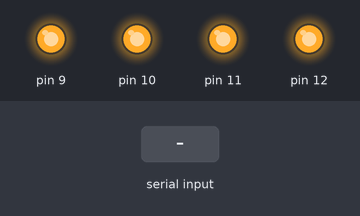
Simulated run of this sketch. Board: Arduino Uno, built with avr-gcc and run on an emulated ATmega328P. Parts: output pins drawn as LEDs (lit = HIGH). The inputs (shaded band) are chosen by the test bench.

Above: at 1.2 s.
1.3 s: "1\n" received over Serial
At 1.9 s:
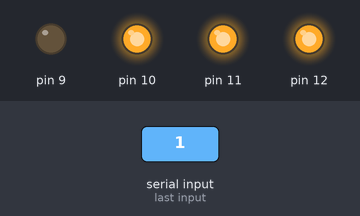
2.8 s: "2\n" received over Serial
At 4.0 s:
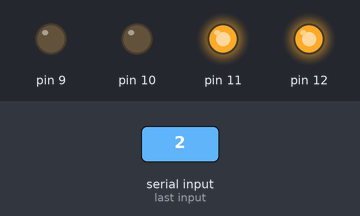
4.3 s: "10\n" received over Serial
At 5.3 s:
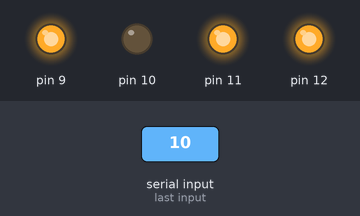
5.8 s: "3\n" received over Serial
At 6.5 s:
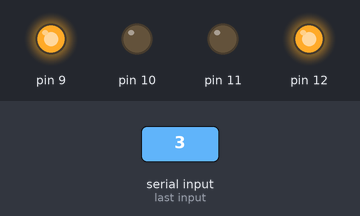
7.3 s: "20\n" received over Serial
At 7.6 s:
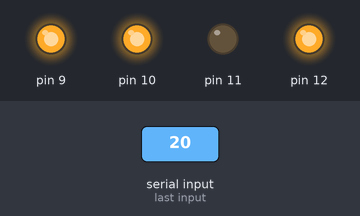
8.8 s: "30,150\n" received over Serial
At 10.0 s:
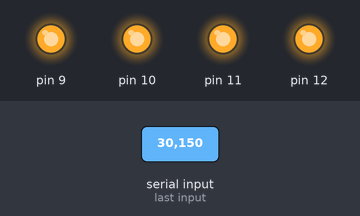
Timing chart, 0 to 11.3 s (numbered marks = the images above; inputs shaded):
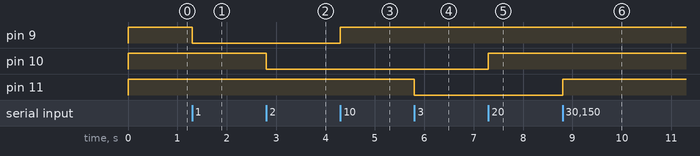

The sketch:

statics.ino
```cpp
void setup() {
  // put your setup code here, to run once:
  Serial.begin(115200);

  pinMode(9, OUTPUT);
  pinMode(10, OUTPUT);
  pinMode(11, OUTPUT);
  pinMode(12, OUTPUT);


  digitalWrite(9, HIGH);
  digitalWrite(10, HIGH);
  digitalWrite(11, HIGH);
  digitalWrite(12, HIGH);

}

void loop() {
  // put your main code here, to run repeatedly:

  if (Serial.available()) {
    int state = Serial.parseInt();

    if (state == 1){
     digitalWrite(9, LOW);

    }

    if (state == 10){
     digitalWrite(9, HIGH);

    }


    if (state == 2){
     digitalWrite(10, LOW);

    }

    if (state == 20){
     digitalWrite(10, HIGH);

    }


    if (state == 3){
     digitalWrite(11, LOW);

    }

    if (state == 30){
     digitalWrite(11, HIGH);

    }

    if (state == 4){
     digitalWrite(12, LOW);

    }

    if (state == 40){
     digitalWrite(12, HIGH);

    }


  }


}
```

Measured:
- after the input at 1.3 s, pin 9: HIGH → LOW at once
- after the input at 2.8 s, pin 10: HIGH → LOW at once
- after the input at 4.3 s, pin 9: LOW → HIGH at once
- after the input at 5.8 s, pin 11: HIGH → LOW at once
- after the input at 7.3 s, pin 10: LOW → HIGH at once
- after the input at 8.8 s, pin 11: LOW → HIGH at once
